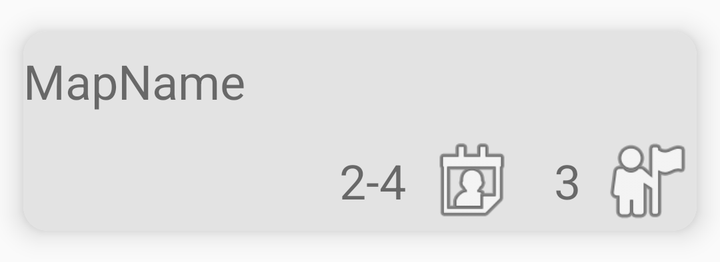
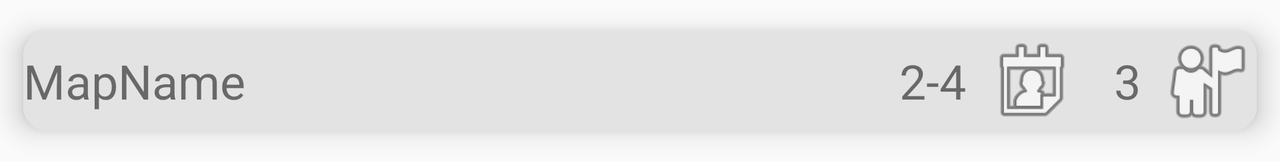

An Android layout and its configuration variant, each rendered on a device that would load it. The default file and the variant file are quoted in full after the pictures.
<!-- AndroidManifest.xml: application theme Theme.AppCompat.Light.NoActionBar -->
<!-- res/layout/cell_map.xml -->
<?xml version="1.0" encoding="utf-8"?>
<androidx.cardview.widget.CardView xmlns:android="http://schemas.android.com/apk/res/android"
    xmlns:app="http://schemas.android.com/apk/res-auto"
    xmlns:tools="http://schemas.android.com/tools"
    android:layout_width="match_parent"
    android:layout_height="wrap_content"
    app:cardCornerRadius="@dimen/card_corner_radius"
    app:cardElevation="@dimen/card_elevation"
    app:cardUseCompatPadding="true">


    <androidx.constraintlayout.widget.ConstraintLayout
        android:id="@+id/cell_map_main_layout"
        android:layout_width="match_parent"
        android:layout_height="match_parent"
        android:background="@color/cell_background_color">

        <TextView
            android:id="@+id/cell_map_name"
            android:layout_width="wrap_content"
            android:layout_height="@dimen/icon_size_normal"
            android:gravity="center"
            android:textSize="@dimen/text_size_normal"
            app:layout_constraintStart_toStartOf="parent"
            app:layout_constraintTop_toTopOf="parent"
            tools:text="MapName" />

        <TextView
            android:id="@+id/cell_map_number_ealard_textView"
            android:layout_width="wrap_content"
            android:layout_height="@dimen/icon_size_normal"
            android:layout_marginEnd="@dimen/margin_horizontal_tiny"
            android:gravity="center"
            android:textSize="@dimen/text_size_normal"
            app:layout_constraintEnd_toStartOf="@+id/cell_map_ealard_icon"
            app:layout_constraintTop_toTopOf="@+id/cell_map_player_icon"
            tools:text="3" />

        <ImageView
            android:id="@+id/cell_map_ealard_icon"
            android:layout_width="@dimen/icon_size_normal"
            android:layout_height="@dimen/icon_size_normal"
            app:layout_constraintEnd_toEndOf="parent"
            app:layout_constraintTop_toTopOf="@+id/cell_map_number_ealard_textView"
            app:srcCompat="@android:drawable/ic_menu_myplaces" />

        <ImageView
            android:id="@+id/cell_map_player_icon"
            android:layout_width="@dimen/icon_size_normal"
            android:layout_height="@dimen/icon_size_normal"
            android:layout_marginEnd="@dimen/margin_horizontal_small"
            app:layout_constraintBottom_toBottomOf="parent"
            app:layout_constraintEnd_toStartOf="@+id/cell_map_number_ealard_textView"
            app:layout_constraintTop_toTopOf="@+id/cell_map_number_player_textView"
            app:srcCompat="@android:drawable/ic_menu_my_calendar" />

        <TextView
            android:id="@+id/cell_map_number_player_textView"
            android:layout_width="wrap_content"
            android:layout_height="@dimen/icon_size_normal"
            android:layout_marginEnd="@dimen/margin_horizontal_tiny"
            android:gravity="center"
            android:textSize="@dimen/text_size_normal"
            app:layout_constraintBottom_toBottomOf="parent"
            app:layout_constraintEnd_toStartOf="@+id/cell_map_player_icon"
            app:layout_constraintTop_toBottomOf="@+id/cell_map_name"
            tools:text="2-4" />

    </androidx.constraintlayout.widget.ConstraintLayout>
</androidx.cardview.widget.CardView>
<!-- resources referenced by this layout -->
<resources>
  <color name="cell_background_color">#E3E3E3</color>
  <dimen name="card_corner_radius">12dp</dimen>
  <dimen name="card_elevation">8dp</dimen>
  <dimen name="icon_size_normal">50dp </dimen>
  <dimen name="margin_horizontal_small">16dp</dimen>
  <dimen name="margin_horizontal_tiny">8dp</dimen>
  <dimen name="text_size_normal">24sp</dimen>
</resources>
<!-- res/layout-w600dp/cell_map.xml (the repository's variant of the layout above) -->
<!-- drawn on the phone turned sideways -->
<?xml version="1.0" encoding="utf-8"?>
<androidx.cardview.widget.CardView xmlns:android="http://schemas.android.com/apk/res/android"
    xmlns:app="http://schemas.android.com/apk/res-auto"
    xmlns:tools="http://schemas.android.com/tools"
    android:layout_width="match_parent"
    android:layout_height="wrap_content"
    app:cardCornerRadius="@dimen/card_corner_radius"
    app:cardElevation="@dimen/card_elevation"
    app:cardUseCompatPadding="true">


    <androidx.constraintlayout.widget.ConstraintLayout
        android:id="@+id/cell_map_main_layout"
        android:layout_width="match_parent"
        android:layout_height="match_parent"
        android:background="@color/cell_background_color">

        <TextView
            android:id="@+id/cell_map_name"
            android:layout_width="wrap_content"
            android:layout_height="@dimen/icon_size_normal"
            android:gravity="center"
            android:textSize="@dimen/text_size_normal"
            app:layout_constraintStart_toStartOf="parent"
            app:layout_constraintTop_toTopOf="parent"
            tools:text="MapName" />

        <TextView
            android:id="@+id/cell_map_number_ealard_textView"
            android:layout_width="wrap_content"
            android:layout_height="@dimen/icon_size_normal"
            android:layout_marginEnd="@dimen/margin_horizontal_tiny"
            android:gravity="center"
            android:textSize="@dimen/text_size_normal"
            app:layout_constraintEnd_toStartOf="@+id/cell_map_ealard_icon"
            app:layout_constraintTop_toTopOf="parent"
            tools:text="3" />

        <ImageView
            android:id="@+id/cell_map_ealard_icon"
            android:layout_width="@dimen/icon_size_normal"
            android:layout_height="@dimen/icon_size_normal"
            app:layout_constraintEnd_toEndOf="parent"
            app:layout_constraintTop_toTopOf="parent"
            app:srcCompat="@android:drawable/ic_menu_myplaces" />

        <ImageView
            android:id="@+id/cell_map_player_icon"
            android:layout_width="@dimen/icon_size_normal"
            android:layout_height="@dimen/icon_size_normal"
            android:layout_marginEnd="@dimen/margin_horizontal_small"
            app:layout_constraintBottom_toBottomOf="parent"
            app:layout_constraintEnd_toStartOf="@+id/cell_map_number_ealard_textView"
            app:layout_constraintTop_toTopOf="parent"
            app:srcCompat="@android:drawable/ic_menu_my_calendar" />

        <TextView
            android:id="@+id/cell_map_number_player_textView"
            android:layout_width="wrap_content"
            android:layout_height="@dimen/icon_size_normal"
            android:layout_marginEnd="@dimen/margin_horizontal_tiny"
            android:gravity="center"
            android:textSize="@dimen/text_size_normal"
            app:layout_constraintBottom_toBottomOf="parent"
            app:layout_constraintEnd_toStartOf="@+id/cell_map_player_icon"
            app:layout_constraintTop_toTopOf="parent"
            tools:text="2-4" />

        <Space
            android:layout_width="0dp"
            android:layout_height="0dp"
            app:layout_constraintBottom_toBottomOf="parent"
            app:layout_constraintEnd_toStartOf="@+id/cell_map_number_player_textView"
            app:layout_constraintStart_toEndOf="@+id/cell_map_name"
            app:layout_constraintTop_toTopOf="parent" />
    </androidx.constraintlayout.widget.ConstraintLayout>
</androidx.cardview.widget.CardView>
